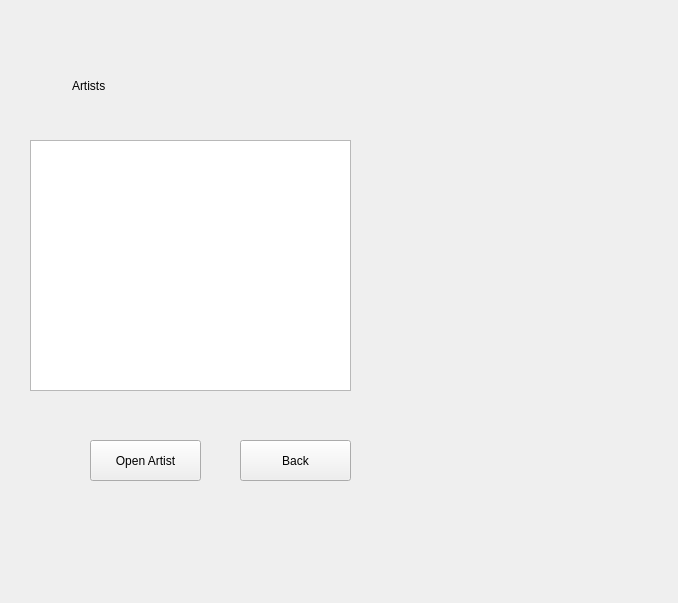
<?xml version="1.0" encoding="UTF-8"?>
<ui version="4.0">
 <class>exploreMusicwindow</class>
 <widget class="QWidget" name="exploreMusicwindow">
  <property name="geometry">
   <rect>
    <x>0</x>
    <y>0</y>
    <width>678</width>
    <height>603</height>
   </rect>
  </property>
  <property name="windowTitle">
   <string>Form</string>
  </property>
  <widget class="QLabel" name="label">
   <property name="geometry">
    <rect>
     <x>72</x>
     <y>60</y>
     <width>161</width>
     <height>51</height>
    </rect>
   </property>
   <property name="text">
    <string>Artists</string>
   </property>
  </widget>
  <widget class="QListWidget" name="listWidget">
   <property name="geometry">
    <rect>
     <x>30</x>
     <y>140</y>
     <width>321</width>
     <height>251</height>
    </rect>
   </property>
  </widget>
  <widget class="QPushButton" name="pushButton">
   <property name="geometry">
    <rect>
     <x>90</x>
     <y>440</y>
     <width>111</width>
     <height>41</height>
    </rect>
   </property>
   <property name="text">
    <string>Open Artist</string>
   </property>
  </widget>
  <widget class="QPushButton" name="pushButton_2">
   <property name="geometry">
    <rect>
     <x>240</x>
     <y>440</y>
     <width>111</width>
     <height>41</height>
    </rect>
   </property>
   <property name="text">
    <string>Back</string>
   </property>
  </widget>
 </widget>
 <resources/>
 <connections/>
</ui>
